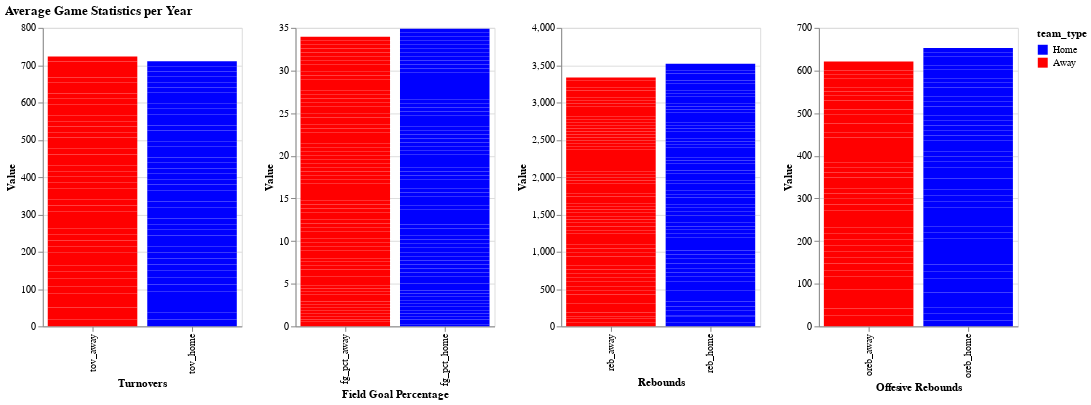

This figure's notebook cell:
### Markdown cell above
# Basics Graphs

### Code cell
import pandas as pd
import altair as alt


# Sample code to prepare the game_data_filtered if you've not already:
game_data_filtered = pd.read_csv('Datasets/NBA Database Datasets/game.csv')

game_data_filtered['year'] = pd.to_datetime(game_data_filtered['game_date']).dt.year

# Group by stats for home and away teams combined
tov_data = game_data_filtered.groupby('year').agg({
    'tov_home': 'mean',
    'tov_away': 'mean'
}).reset_index().melt('year', var_name='stat', value_name='tov_value')

fg_pct_data = game_data_filtered.groupby('year').agg({
    'fg_pct_home': 'mean',
    'fg_pct_away': 'mean'
}).reset_index().melt('year', var_name='stat', value_name='fg_pct_value')

reb_home_data = game_data_filtered.groupby('year').agg({
    'reb_home': 'mean',
    'reb_away': 'mean'
}).reset_index().melt('year', var_name='stat', value_name='reb_value')

oreb_data = game_data_filtered.groupby('year').agg({
    'oreb_home': 'mean',
    'oreb_away': 'mean'
}).reset_index().melt('year', var_name='stat', value_name='oreb_value')


# Create a slider for year selection
slider = alt.binding_range(min=1990, max=tov_data['year'].max(), step=1, name='Year:')
slider_selection = alt.selection_point(bind=slider, fields=['year'], name='Selector')

# Create a 'team_type' column for coloring the bars
tov_data['team_type'] = tov_data['stat'].apply(lambda x: 'Home' if 'home' in x else 'Away')
fg_pct_data['team_type'] = fg_pct_data['stat'].apply(lambda x: 'Home' if 'home' in x else 'Away')
reb_home_data['team_type'] = reb_home_data['stat'].apply(lambda x: 'Home' if 'home' in x else 'Away')
oreb_data['team_type'] = oreb_data['stat'].apply(lambda x: 'Home' if 'home' in x else 'Away')

# Create the charts with color encoding
def create_chart(data, x_title, y_title, tooltip_fields):
    return alt.Chart(data).mark_bar().encode(
        x=alt.X('stat:N', axis=alt.Axis(title=x_title)),
        y=alt.Y(f'{y_title}:Q', axis=alt.Axis(title='Value')),
        color=alt.Color('team_type:N', scale=alt.Scale(domain=['Home', 'Away'], range=['blue', 'red'])),
        tooltip=tooltip_fields
    ).properties(
        width=200
    ).add_params(
        slider_selection
    ).transform_filter(
        slider_selection
    )

# Creating each chart
tov_Chart = create_chart(tov_data, 'Turnovers', 'tov_value', ['year', 'stat', 'tov_value'])
fg_pct_Chart = create_chart(fg_pct_data, 'Field Goal Percentage', 'fg_pct_value', ['year', 'stat', 'fg_pct_value'])
reb_Chart = create_chart(reb_home_data, 'Rebounds', 'reb_value', ['year', 'stat', 'reb_value'])
oreb_Chart = create_chart(oreb_data, 'Offesive Rebounds', 'oreb_value', ['year', 'stat', 'oreb_value'])

# Combine the charts
combined_charts_stats = alt.hconcat(tov_Chart, fg_pct_Chart, reb_Chart, oreb_Chart).resolve_scale(y='independent').properties(title='Average Game Statistics per Year')

# Display the chart
combined_charts_stats

### Figure 1 — Vega-Lite specification as saved in the notebook (floating-point values rounded to 4 significant figures; data arrays with more than 128 entries replaced by an {"elided": "..."} marker saying what was removed)
{"config": {"view": {"continuousWidth": 300, "continuousHeight": 300}}, "hconcat": [{"data": {"name": "data-ca64ad4acd43afd701bc41f93bb23e7d"}, "mark": {"type": "bar"}, "encoding": {"color": {"field": "team_type", "scale": {"domain": ["Home", "Away"], "range": ["blue", "red"]}, "type": "nominal"}, "tooltip": [{"field": "year", "type": "quantitative"}, {"field": "stat", "type": "nominal"}, {"field": "tov_value", "type": "quantitative"}], "x": {"axis": {"title": "Turnovers"}, "field": "stat", "type": "nominal"}, "y": {"axis": {"title": "Value"}, "field": "tov_value", "type": "quantitative"}}, "name": "view_1", "transform": [{"filter": {"param": "Selector"}}], "width": 200}, {"data": {"name": "data-04892588ee80fe6a7529b53066dddc02"}, "mark": {"type": "bar"}, "encoding": {"color": {"field": "team_type", "scale": {"domain": ["Home", "Away"], "range": ["blue", "red"]}, "type": "nominal"}, "tooltip": [{"field": "year", "type": "quantitative"}, {"field": "stat", "type": "nominal"}, {"field": "fg_pct_value", "type": "quantitative"}], "x": {"axis": {"title": "Field Goal Percentage"}, "field": "stat", "type": "nominal"}, "y": {"axis": {"title": "Value"}, "field": "fg_pct_value", "type": "quantitative"}}, "name": "view_2", "transform": [{"filter": {"param": "Selector"}}], "width": 200}, {"data": {"name": "data-4f9eec4fbf27896efcf40733c8dfad08"}, "mark": {"type": "bar"}, "encoding": {"color": {"field": "team_type", "scale": {"domain": ["Home", "Away"], "range": ["blue", "red"]}, "type": "nominal"}, "tooltip": [{"field": "year", "type": "quantitative"}, {"field": "stat", "type": "nominal"}, {"field": "reb_value", "type": "quantitative"}], "x": {"axis": {"title": "Rebounds"}, "field": "stat", "type": "nominal"}, "y": {"axis": {"title": "Value"}, "field": "reb_value", "type": "quantitative"}}, "name": "view_3", "transform": [{"filter": {"param": "Selector"}}], "width": 200}, {"data": {"name": "data-c3a64b4bc8055dc21110646ea62c148d"}, "mark": {"type": "bar"}, "encoding": {"color": {"field": "team_type", "scale": {"domain": ["Home", "Away"], "range": ["blue", "red"]}, "type": "nominal"}, "tooltip": [{"field": "year", "type": "quantitative"}, {"field": "stat", "type": "nominal"}, {"field": "oreb_value", "type": "quantitative"}], "x": {"axis": {"title": "Offesive Rebounds"}, "field": "stat", "type": "nominal"}, "y": {"axis": {"title": "Value"}, "field": "oreb_value", "type": "quantitative"}}, "name": "view_4", "transform": [{"filter": {"param": "Selector"}}], "width": 200}], "params": [{"name": "Selector", "select": {"type": "point", "fields": ["year"]}, "bind": {"input": "range", "max": 2023, "min": 1990, "name": "Year:", "step": 1}, "views": ["view_1", "view_2", "view_3", "view_4"]}], "resolve": {"scale": {"y": "independent"}}, "title": "Average Game Statistics per Year", "$schema": "https://vega.github.io/schema/vega-lite/v5.17.0.json", "datasets": {"data-ca64ad4acd43afd701bc41f93bb23e7d": {"elided": "156 records"}, "data-04892588ee80fe6a7529b53066dddc02": {"elided": "156 records"}, "data-4f9eec4fbf27896efcf40733c8dfad08": {"elided": "156 records"}, "data-c3a64b4bc8055dc21110646ea62c148d": {"elided": "156 records"}}}
